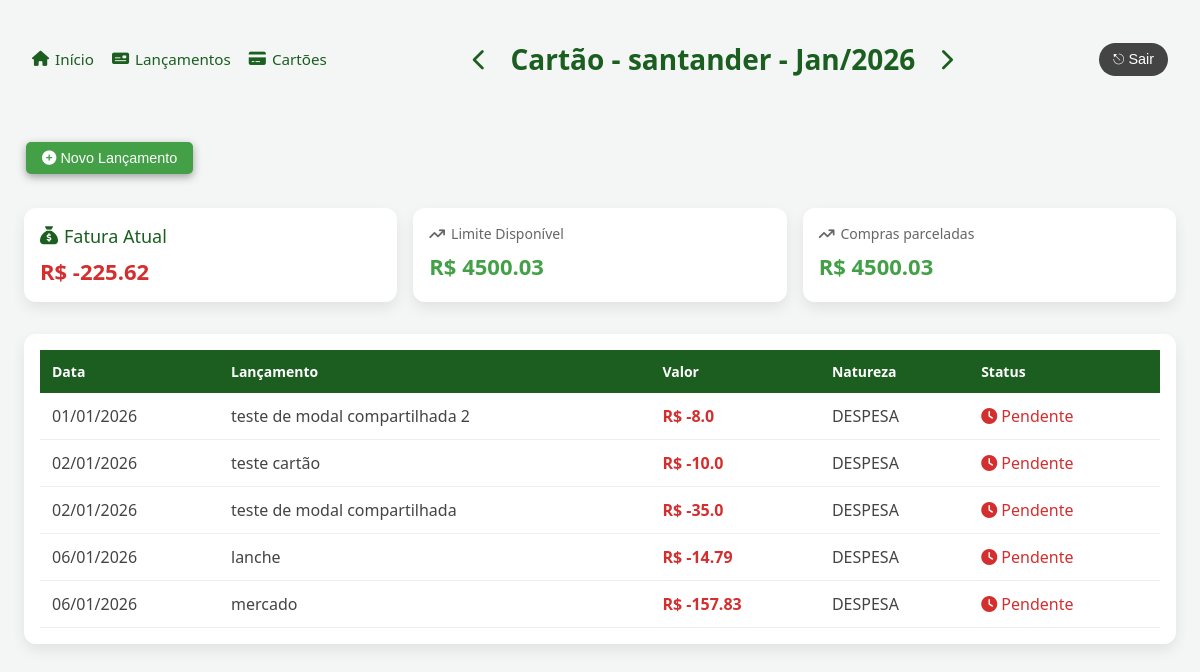
/cartoes/1/, run on an earlier commit of the app's database.
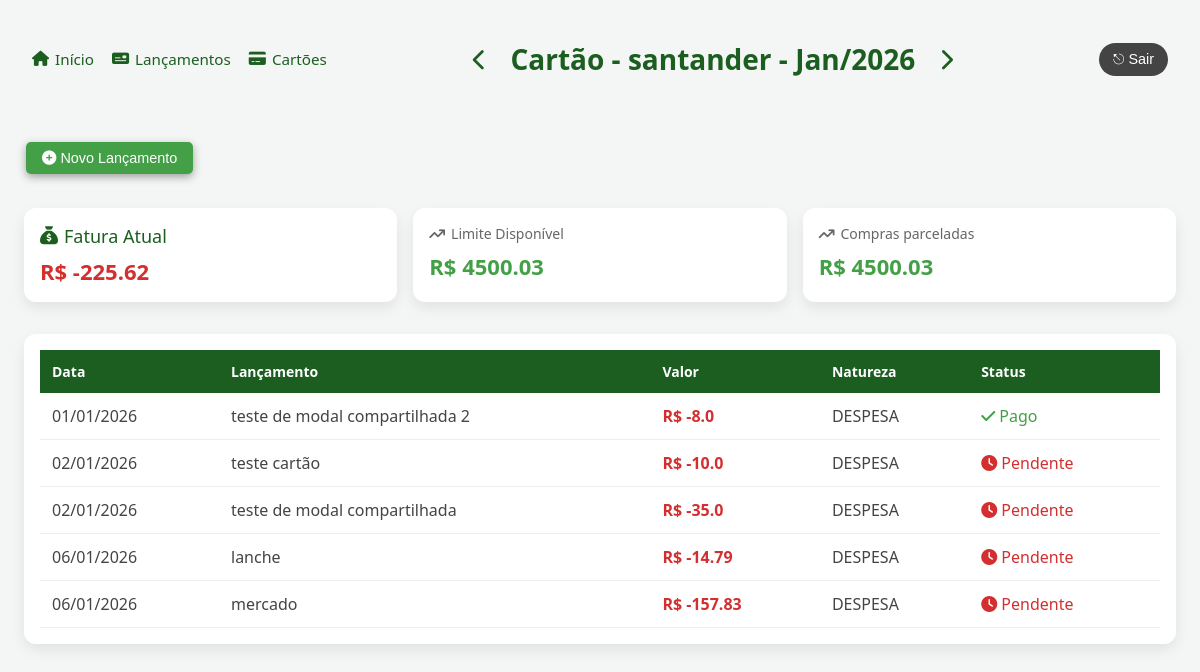
And on a later commit of the database.
### contas/models/lancamento.py (models this page shows, shortened)
class Lancamento(models.Model):
    descricao = models.CharField(max_length=70)
    data = models.DateField()
    valor = models.FloatField()
    pago = models.BooleanField(default=False)
    fatura = models.ForeignKey(
        'contas.Fatura',
        on_delete=models.CASCADE, null=True,
        blank=True
        )
    dt_criacao = models.DateTimeField(auto_now=True)
    dt_update = models.DateTimeField(auto_now=True)
    class Natureza(models.TextChoices):
        DESPESA = 'DESPESA', 'Despesa'
        RECEITA = 'RECEITA', 'Receita'
    natureza = models.CharField(
        max_length=10,
        choices=Natureza.choices,
        default=Natureza.DESPESA
    )
    class Meta:
        ordering = ['data']

### contas/views/cartoes.py (the view)
# urls.py: path('cartoes/<int:pk>/', cartoes.show, name='cartao_show_path'),
def show(request, pk):
    hoje = date.today()
    mes = request.GET.get('mes')
    ano = request.GET.get('ano')
    cartao = Cartao.objects.get(pk =pk)
    competencia = competencia_service.obter_ou_criar_competencia(
            mes=int(mes) if mes else hoje.month,
            ano=int(ano) if ano else hoje.year
        )
    fatura = fatura_service.obter_ou_criar_fatura(
        cartao=cartao,
        competencia=competencia
    )
    lancamentos = Lancamento.objects.filter(
        fatura = fatura
    )
    total_fatura = fatura_service.total_fatura(fatura)
    return render(request, 'contas/cartao.html', {
        'cartao': cartao,
        'fatura': fatura,
        'lancamentos': lancamentos,
        'total_fatura': total_fatura,
        'form_action': "cartao_lancamento_create_path",
        'anterior': competencia_service.anterior(mes, ano),
        'proximo': competencia_service.proximo(mes, ano),
        'path': reverse('cartao_show_path', args=[cartao.id]),
        'pk': cartao.id,
        'titulo': f"Cartão - { cartao.descricao } - { competencia.mes_nome() }/{ competencia.ano }",
        'titulo_tem_setas': True
    })

### contas/models/competencia.py (called while the page is built)
    def mes_nome(self):
        MESES = [
            '', 'Jan', 'Fev', 'Mar', 'Abr', 'Mai', 'Jun',
            'Jul', 'Ago', 'Set', 'Out', 'Nov', 'Dez'
        ]
        return MESES[self.mes]

### contas/services/competencia_service.py (called while the page is built)
def obter_ou_criar_competencia(mes=None, ano=None):
    hoje = date.today()
    mes = mes or hoje.month
    ano = ano or hoje.year
    competencia, _ = Competencia.objects.get_or_create(
        mes=mes,
        ano=ano
    )
    return competencia

def anterior(mes, ano):
    atual = obter_ou_criar_competencia(mes, ano)
    if atual.mes == 1:
        novo_mes = 12
        novo_ano = atual.ano - 1
    else:
        novo_mes = atual.mes - 1
        novo_ano = atual.ano
    return {
        "mes": novo_mes,
        "ano": novo_ano
    }

def proximo(mes, ano):
    atual = obter_ou_criar_competencia(mes, ano)
    if atual.mes == 12:
        novo_mes = 1
        novo_ano = atual.ano + 1
    else:
        novo_mes =  atual.mes + 1
        novo_ano = atual.ano
    return {
        "mes": novo_mes,
        "ano": novo_ano
    }

def soma_lancamentos(lancamentos):
    soma = 0
    for l in lancamentos:
        soma += l.valor
    return soma

### contas/templates/contas/cartao.html (shortened to what this page needs)
{% load static %}
<!DOCTYPE html>
<html lang="pt-br">
<head>
    <link rel="stylesheet"
          href="https://cdnjs.cloudflare.com/ajax/libs/font-awesome/6.5.1/css/all.min.css"/>
    <link rel="stylesheet" href="{% static 'contas/app.css' %}">
</head>
<body>
<div class="header">
    {% include "contas/shared/_menu.html" %}
    {% include "contas/shared/_competencia.html" %}
    <div class="login">
        <button class="logout-btn">
            ⎋ Sair
        </button>
    </div>
</div>
 <div class="acoes">
    <button class="add-lancamento-btn" onclick="openModal()">
        <i class="fa-solid fa-circle-plus"></i> Novo Lançamento
    </button>
</div>
<div class="cards">
    <div class="card saldo">
        <h3><i class="fa-solid fa-sack-dollar"></i> Fatura Atual</h3>
        <p class="despesa">R$ {{ total_fatura }}</p>
    </div>
    <div class="card">
        <h3><i class="fa-solid fa-arrow-trend-up"></i> Limite Disponível</h3>
        <p class="receita">R$ {{ cartao.limite }}</p>
    </div>
    <div class="card">
        <h3><i class="fa-solid fa-arrow-trend-up"></i> Compras parceladas</h3>
        <p class="receita">R$ {{ cartao.limite }}</p>
    </div>
</div>
<div class="table-container">
    <table>
        <thead>
            <tr>
                <th>Data</th>
                <th>Lançamento</th>
                <th>Valor</th>
                <th>Natureza</th>
                <th>Status</th>
            </tr>
        </thead>
        <tbody>
        {% for l in lancamentos %}
            <tr>
                <td>{{ l.data|date:"d/m/Y" }}</td>
                <td>{{ l.descricao }}</td>
                <td class="valor"> {% if l.natureza == "DESPESA" %}
                                        <span class="despesa">R$ -{{ l.valor }}</span>
                                    {% else %}
                                        <span class="receita"></span>R$ {{ l.valor }}</span>
                                    {% endif %}</td>
                <td>{{ l.natureza }}</td>
                <td>
                    {% if l.pago %}
                        <span class="pago">
                            <i class="fa-solid fa-check"></i> Pago
                        </span>
                    {% else %}
                        <span class="nao-pago">
                            <i class="fa-solid fa-clock"></i> Pendente
                        </span>
                    {% endif %}
                </td>
            </tr>
        {% endfor %}
        </tbody>
    </table>
</div>
</body>
</html>

What changed in the data, as far as the page shows it:
changed Lancamento "teste de modal compartilhada 2": pago "Pendente" → "Pago"
